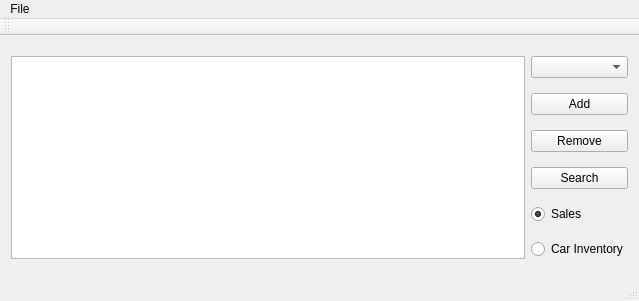
<?xml version="1.0" encoding="UTF-8"?>
<ui version="4.0">
 <class>MainWindow</class>
 <widget class="QMainWindow" name="MainWindow">
  <property name="geometry">
   <rect>
    <x>0</x>
    <y>0</y>
    <width>639</width>
    <height>301</height>
   </rect>
  </property>
  <property name="windowTitle">
   <string>MainWindow</string>
  </property>
  <widget class="QWidget" name="centralWidget">
   <layout class="QGridLayout" name="gridLayout">
    <item row="5" column="1">
     <widget class="QRadioButton" name="radCar">
      <property name="text">
       <string>Car Inventory</string>
      </property>
     </widget>
    </item>
    <item row="3" column="1">
     <widget class="QPushButton" name="btnSearch">
      <property name="text">
       <string>Search</string>
      </property>
     </widget>
    </item>
    <item row="1" column="1">
     <widget class="QPushButton" name="btnAdd">
      <property name="text">
       <string>Add</string>
      </property>
     </widget>
    </item>
    <item row="2" column="1">
     <widget class="QPushButton" name="btnRemove">
      <property name="enabled">
       <bool>true</bool>
      </property>
      <property name="text">
       <string>Remove</string>
      </property>
     </widget>
    </item>
    <item row="4" column="1">
     <widget class="QRadioButton" name="radSales">
      <property name="text">
       <string>Sales</string>
      </property>
      <property name="checked">
       <bool>true</bool>
      </property>
     </widget>
    </item>
    <item row="0" column="1">
     <widget class="QComboBox" name="comboBox"/>
    </item>
    <item row="0" column="0" rowspan="6">
     <widget class="QTableView" name="tableView"/>
    </item>
   </layout>
  </widget>
  <widget class="QMenuBar" name="menuBar">
   <property name="geometry">
    <rect>
     <x>0</x>
     <y>0</y>
     <width>639</width>
     <height>21</height>
    </rect>
   </property>
   <widget class="QMenu" name="menuFile">
    <property name="title">
     <string>File</string>
    </property>
    <widget class="QMenu" name="menuLog_In">
     <property name="title">
      <string>Log-In</string>
     </property>
     <addaction name="actionSupervisor"/>
     <addaction name="actionSales"/>
     <addaction name="actionMaintenence"/>
    </widget>
    <addaction name="menuLog_In"/>
    <addaction name="actionSave"/>
    <addaction name="actionExit"/>
   </widget>
   <addaction name="menuFile"/>
  </widget>
  <widget class="QToolBar" name="mainToolBar">
   <attribute name="toolBarArea">
    <enum>TopToolBarArea</enum>
   </attribute>
   <attribute name="toolBarBreak">
    <bool>false</bool>
   </attribute>
  </widget>
  <widget class="QStatusBar" name="statusBar"/>
  <action name="actionExit">
   <property name="text">
    <string>Exit</string>
   </property>
  </action>
  <action name="actionSupervisor">
   <property name="text">
    <string>Supervisor</string>
   </property>
  </action>
  <action name="actionSales">
   <property name="text">
    <string>Sales</string>
   </property>
  </action>
  <action name="actionMaintenence">
   <property name="text">
    <string>Maintenence</string>
   </property>
  </action>
  <action name="actionSave">
   <property name="text">
    <string>Save</string>
   </property>
  </action>
 </widget>
 <layoutdefault spacing="6" margin="11"/>
 <resources/>
 <connections/>
</ui>
